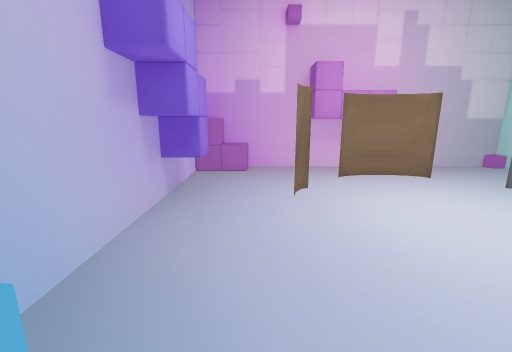
View 1 (above)

12 first-person views from a walk through a Unity game level. The camera is 1.5 m above the floor, tilts 12° down and sees 90° across. The floor is counted in squares, 0.5 m on a side. Each view is taken from the middle of a square. On the plan, view 1 faces up. The plan holds only what a view shows up to about 19 squares ahead; the rest is blank. The player character is not drawn.

View 2
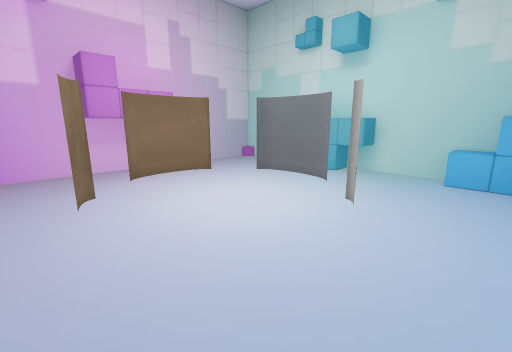

View 3
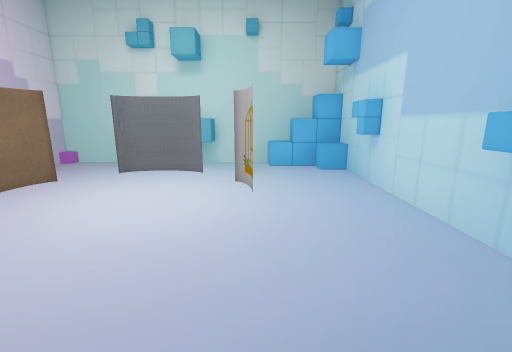

View 4
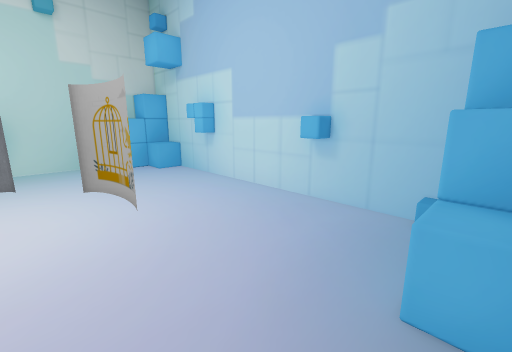

View 5
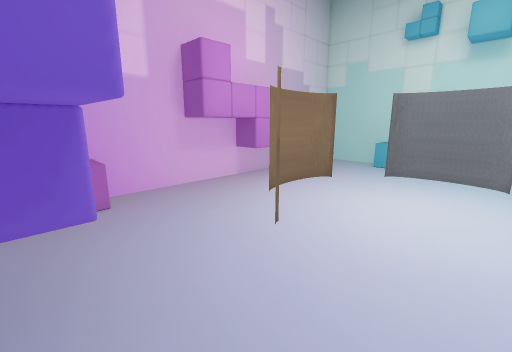

View 6
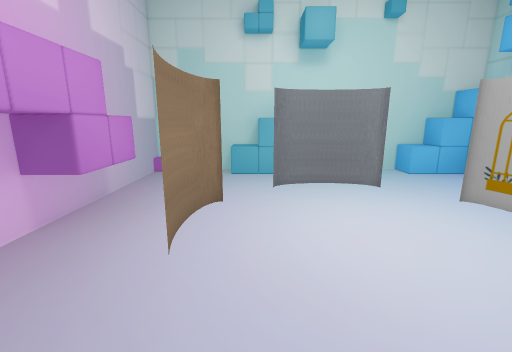

View 7
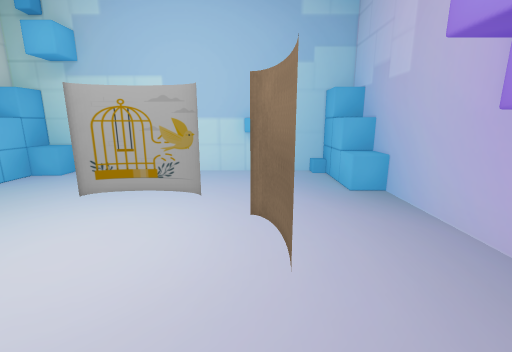

View 8
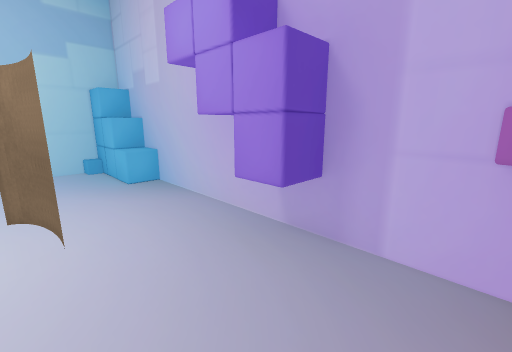

View 9
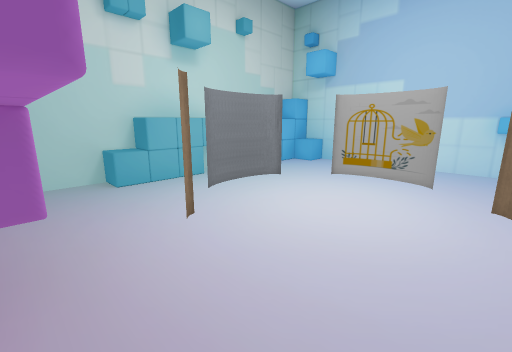

View 10
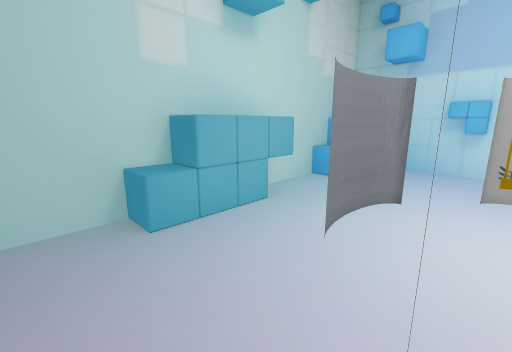

View 11
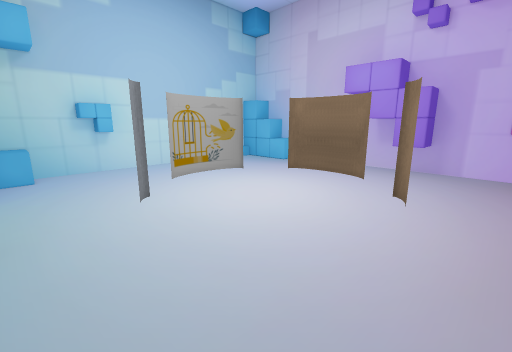

View 12
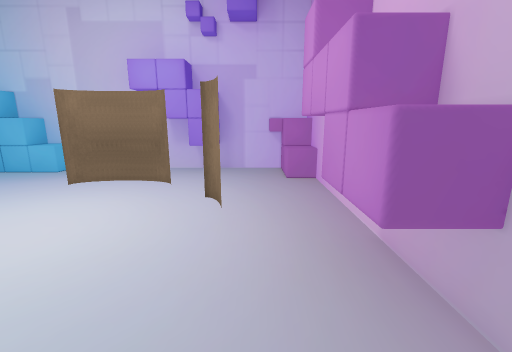

### Floor plan
Key: @ floor where view 1 was taken; # wall or solid block; . floor; ^ raised ledge; O other object.
Columns run from 4 left of view 1 to 16 right of it. Each row starts with its distance up from view 1.
 17  ##^#####    ########
 16 ###^... #######.....#
 15 ##..................#
 14 #...................#
 13 #........OOOO.......#
 12 ###................^^
 11  ##................##
 10  ##...O........O...##
  9 ###..O.........O...#
  8 # ...O.........O...#
  7 #....O.........O...##
  6 #.....O........O...##
  5 #...................#
  4 #...................#
  3 #........OOOO.......#
  2 #^^................^^
  1 ^^^................^^
  0 ###.@..............##
 -1  ##...............^##
 -2   #...##.....###.^^#
 -3   ################^#

Where each view was taken, in squares from view 1:
view 1: 0 up, 0 right, facing up
view 2: 0 up, 0 right, facing up-right
view 3: 3 up, 3 left, facing right
view 4: 6 up, 3 left, facing down-right
view 5: 6 up, 3 left, facing up-right
view 6: 11 up, 0 right, facing right
view 7: 13 up, 2 right, facing down
view 8: 15 up, 2 right, facing down-left
view 9: 16 up, 2 right, facing down-right
view 10: 15 up, 8 right, facing down-right
view 11: 15 up, 14 right, facing down-left
view 12: 14 up, 13 right, facing left
